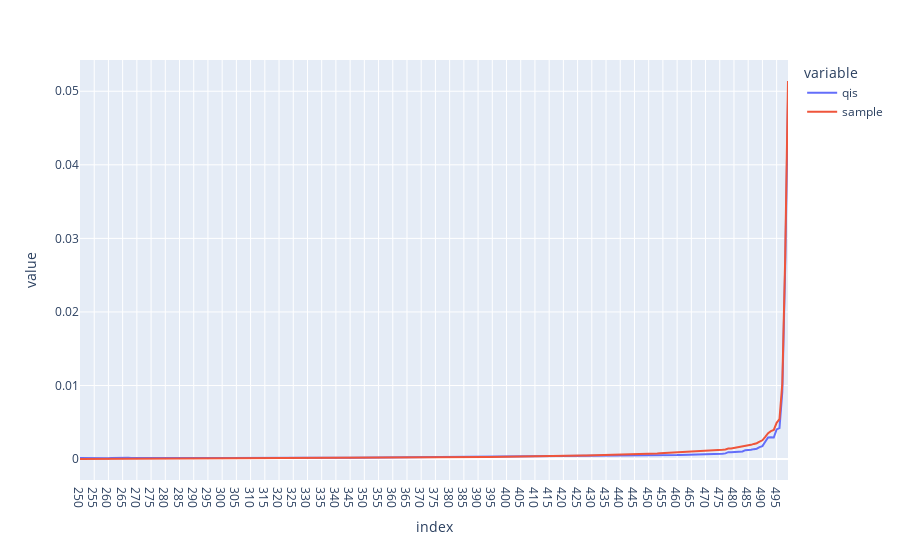

Source (notebook cell):
### Code cell
x = pd.concat((qis_eigenvalues.iloc[-1, 250:], sample_eigenvalues.iloc[-1, 250:]), axis=1)
x.columns = ["qis", "sample"]
px.line( x )

### Figure 1 — Plotly figure (JSON) as saved in the notebook; plotly's stock layout.template omitted (floating-point values rounded to 4 significant figures; data arrays with more than 128 entries replaced by an {"elided": "..."} marker saying what was removed)
{"data": [{"hovertemplate": "variable=qis<br>index=%{x}<br>value=%{y}<extra></extra>", "legendgroup": "qis", "line": {"color": "#636efa", "dash": "solid"}, "marker": {"symbol": "circle"}, "mode": "lines", "name": "qis", "orientation": "v", "showlegend": true, "type": "scatter", "x": {"elided": "250 str values"}, "xaxis": "x", "y": {"elided": "250 float values"}, "yaxis": "y"}, {"hovertemplate": "variable=sample<br>index=%{x}<br>value=%{y}<extra></extra>", "legendgroup": "sample", "line": {"color": "#EF553B", "dash": "solid"}, "marker": {"symbol": "circle"}, "mode": "lines", "name": "sample", "orientation": "v", "showlegend": true, "type": "scatter", "x": {"elided": "250 str values"}, "xaxis": "x", "y": {"elided": "250 float values"}, "yaxis": "y"}], "layout": {"autosize": true, "legend": {"title": {"text": "variable"}, "tracegroupgap": 0}, "margin": {"t": 60}, "xaxis": {"anchor": "y", "autorange": true, "domain": [0, 1], "range": [0, 249], "title": {"text": "index"}, "type": "category"}, "yaxis": {"anchor": "x", "autorange": true, "domain": [0, 1], "range": [-0.00284, 0.05425], "title": {"text": "value"}, "type": "linear"}}}
